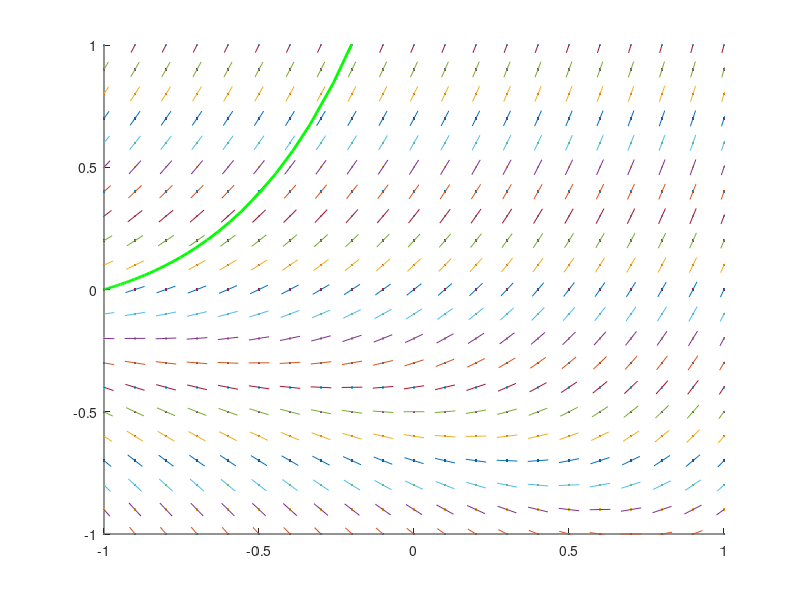

The MATLAB script that drew this image: (Note: this script raises an error after producing the figure.)
clc; clear
xx=-1:0.1:1
yy=xx;
delta = 1/15;
axis([xx(1), xx(length(xx)),  yy(1), yy(length(yy))])
hold on
for k=1:length(xx)
    for m=1:length(yy)
        plot(xx(k),yy(m),'.')
        dy = exp(xx(k))+2*yy(m);
        eps = delta/sqrt(1+dy^2);
        plot([xx(k)-eps/2,xx(k)+eps/2],[yy(m)-eps*dy/2,yy(m)+eps*dy/2])
    end
end

% integralna kriva (-1,0)
right = @(xx,yy) exp(xx)+2*yy;
[X,Y] = ode45(right,[-1,xx(length(xx))+1],0);
plot(X,Y,'g','LineWidth',2)
[XX,YY] = ode45(right,[-1,xx(1)-1],0);
plot(XX,YY,'g','LineWidth',2) 

%ANALITICHNO integralna kriva (0,0)
syms x;
y=dsolve('Dy-2*y=exp(x)','y(0)=0','x')
y=subs(y,'x',xx) % moje i xx vmesto xxx za cqlata grafika
y=eval(y)
plot(xx,y,'b','LineWidth',2)




